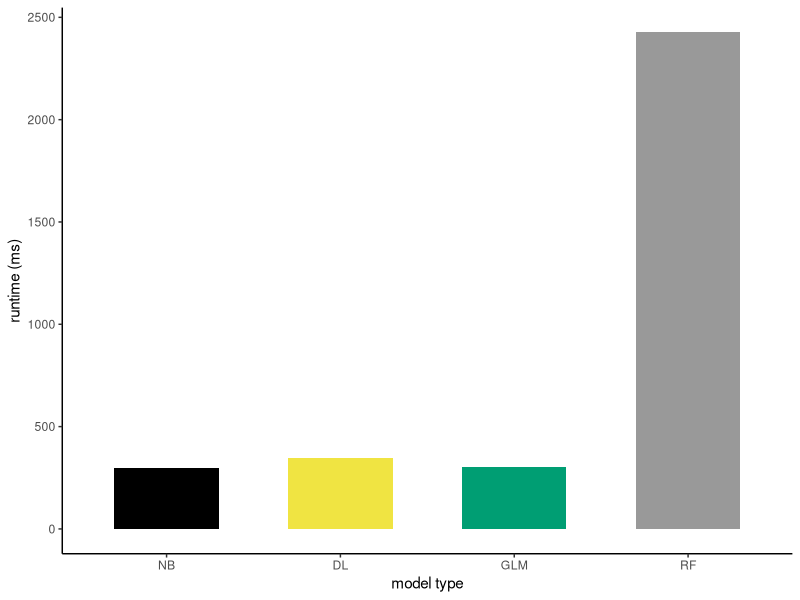
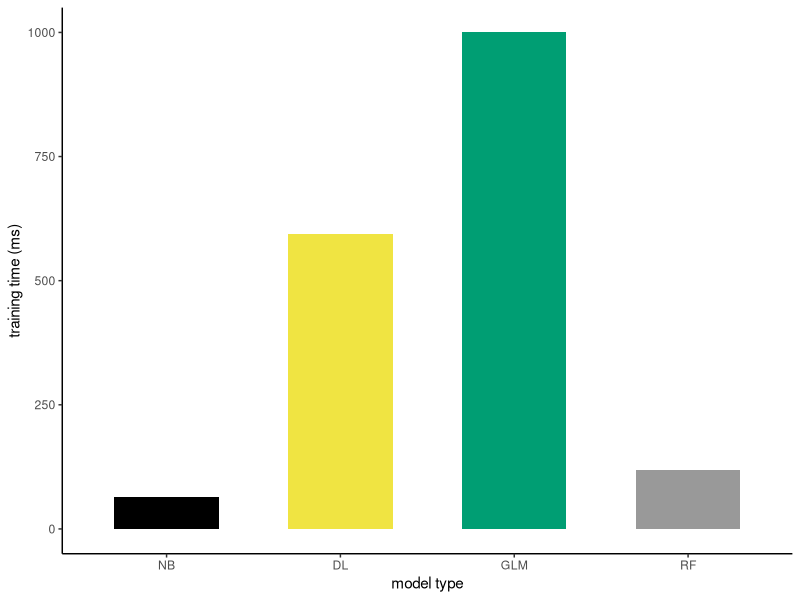
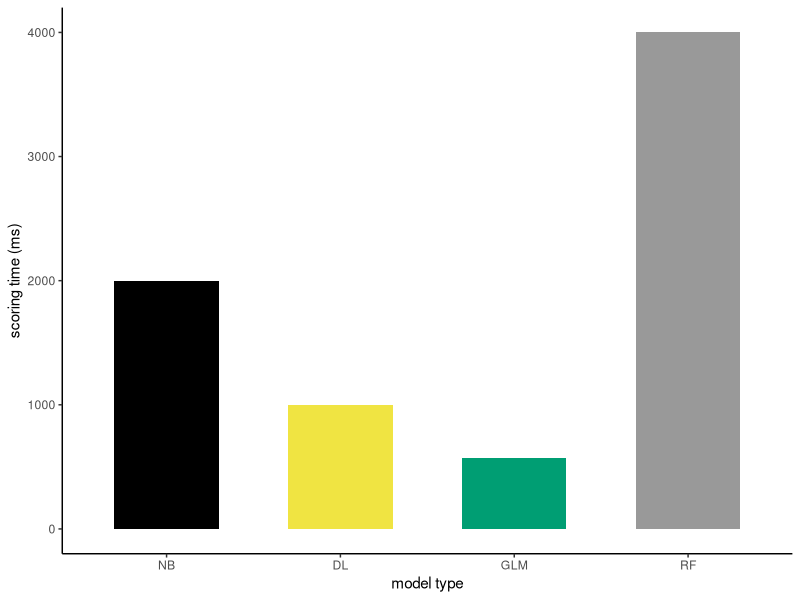

Write R code to recreate these figures, in order.
###############################################################################
# Landscape Ecology and Data Science, HU Berlin
# Authors: Janis Klug
# Script for: Comparison of computational times of the rapidminer model runs
# Date: 25.03.2022

###############################################################################

# Loading required libraries
library(ggplot2)

# Models: Naive Bayes, Deep Learning, Generalized linear model, Random Forest 
# model type
model_type <- c('NB', 'DL', 'GLM', 'RF')

# Runtimes (ms)
runtime <- c(295.332, 344.315, 304.432, 2426.231)

# Training times (ms)
training_time <- c(64, 595, 1000, 119)

# Scoring times (ms)
scoring_time <- c(2000, 1000, 574, 4000)

###############################################################################

# Creating a computation times dataframe
df <- data.frame(model_type, runtime, 
                 training_time, scoring_time)

###############################################################################

# Creating bar plots
# Runtimes
p_rt <-ggplot(data=df, aes(x=model_type, y=runtime)) +
  geom_bar(stat="identity", width = 0.6, fill = c("#000000","#F0E442",
                                                  "#009E73","#999999"))+
  xlab("model type")+
  ylab("runtime (ms)")+
  scale_x_discrete(limits=c('NB', 'DL', 'GLM', 'RF'))+
  theme_classic()
p_rt

# Creating bar plots
# training time
p_trt <-ggplot(data=df, aes(x=model_type, y=training_time)) +
  geom_bar(stat="identity", width = 0.6, fill = c("#000000","#F0E442",
                                                  "#009E73","#999999"))+
  xlab("model type")+
  ylab("training time (ms)")+
  scale_x_discrete(limits=c('NB', 'DL', 'GLM', 'RF'))+
  theme_classic()
p_trt


# Creating bar plots
# scoring time 
p_st <-ggplot(data=df, aes(x=model_type, y=scoring_time)) +
  geom_bar(stat="identity", width = 0.6, fill = c("#000000","#F0E442",
                                                  "#009E73","#999999"))+
  xlab("model type")+
  ylab("scoring time (ms)")+
  scale_x_discrete(limits=c('NB', 'DL', 'GLM', 'RF'))+
  theme_classic()
p_st




